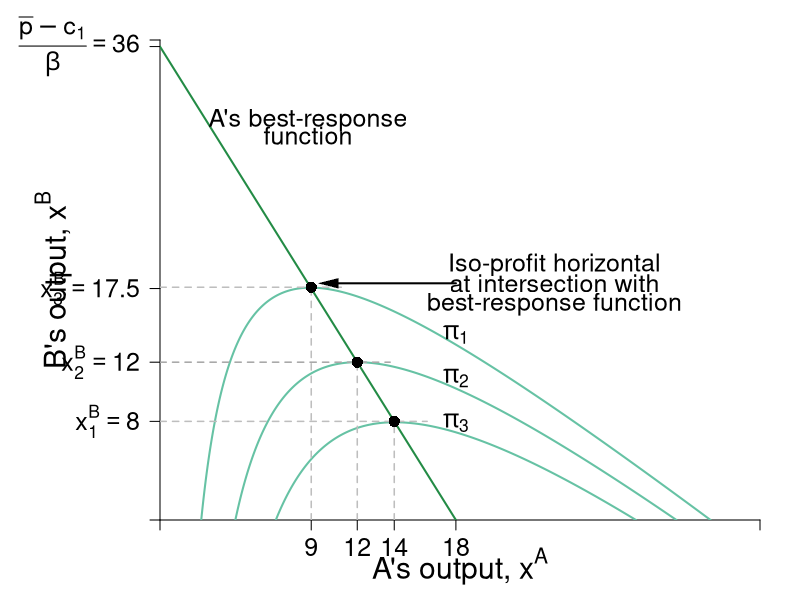

Write the R code that produced this figure.
require(shape)
pdf(file = "competitionmarkets/cournot_brf_isoA.pdf", width = 9, height = 7)

#Set parameters for graphics

pointsize <- 1.8
axislabelsize <- 1.8
labelsize <- 1.5
namesize <- 1.8
annotatesize <- 1.5
graphlinewidth <- 2
segmentlinewidth <- 1.5

COL <- c("#7fc97f", "#beaed4", "#fdc086", "#ffff99", "#386cb0", "#f0027f", "#bf5b17", "#666666")
COLA <- c("#99d8c9","#66c2a4","#41ae76", "#238b45", "#005824")
COLB <- c("#4eb3d3", "#2b8cbe", "#0868ac","#084081")

par(mar =  c(4, 8, 2, 2))

piA <- function(xa, xb, s = 0.5, pmax = 20, c1 = 2) {
  (pmax - s*xb)*xa - s*(xa)^2 - c1*xa
}

piB <- function(xa, xb, s = 0.5, pmax = 20, c1 = 2) {
  (pmax - s*xa)*xb - s*(xb)^2 - c1*xb
}

brfB <- function(xa, s = 0.5, pmax = 20, c1 = 2) {
  (pmax - c1)/(2*s) - (1/2)*xa
}

brfA <- function(xa, s = 0.5, pmax = 20, c1 = 2) {
  (pmax - c1)/s - 2*xa
}

xlims <- c(0, 36.5)
ylims <- c(0, 36.5)

npts <- 501 
x <- seq(xlims[1], xlims[2], length.out = npts)
y <- seq(ylims[1], ylims[2], length.out = npts) 
a <- c(42, 72, 102)
b <- c(72, 81, 90)


plot(0, 0, xlim = xlims, ylim = ylims, type = "n",
     xlab = expression(paste("")),
     ylab = expression(paste("")), 
     xaxt = "n", 
     yaxt = "n", 
     cex.lab = axislabelsize, 
     bty = "n",
     xaxs = "i", 
     yaxs = "i")

ticksy <- c(0, 7.5, 12, 17.6, 36, ylims[2])
ylabelsnum <- c(NA, expression(paste(x[1]^B == 8)), expression(paste(x[2]^B == 12)), expression(paste(x[3]^B)==17.5), expression(paste(frac(bar(p) - c[1],beta) == 36), NA))
#ylabels <- c(NA, expression(paste(x[1]^B)), expression(paste(x[2]^B)), expression(paste(x[3]^B)), expression(paste(frac(bar(p) - c[1],beta))))
ticksx <- c(0, 9.2, 12, 14.25, 18, xlims[2])
#xlabels <- c(NA, expression(paste(x[1]^A)), expression(paste(x[2]^A)), expression(paste(x[3]^A)), NA, NA)
xlabelsnum <- c(NA, expression(paste(9)), expression(paste(12)), expression(paste(14)), expression(paste(18)), NA)

#xlabels that include labels and numerical values 
#text(7, -2.3, expression(paste(x[1]^A == 9)),xpd = TRUE, cex = labelsize - 0.05)
#text(10, -2.3, expression(paste(x[2]^A == 12)),xpd = TRUE, cex = labelsize - 0.05)
#text(15, -2.3, expression(paste(x[3]^A == 14)),xpd = TRUE, cex = labelsize - 0.05)
#text(20, -2.5, expression(paste(frac(bar(p) - c[1],2*beta) == 18)),xpd = TRUE, cex = labelsize - 0.05)

axis(1, at = ticksx, pos = 0, labels = xlabelsnum, cex.axis = labelsize)
#axis(1, at = ticksx, pos = 0, labels = xlabels, cex.axis = labelsize)
axis(2, at = ticksy, pos = 0, labels = ylabelsnum, las = 1, cex.axis = labelsize)

npts <- 500 
xx1 <- seq(xlims[1], xlims[2], length.out = npts)

lines(xx1, brfA(xx1, s = 0.5, pmax = 20, c1 = 2), col = COLA[4], lwd = graphlinewidth)

contour(x, y, 
        outer(x, y, piA),
        drawlabels = FALSE,
        col = COLA[2],
        lwd = graphlinewidth,
        levels = a, 
        xaxs = "i", 
        yaxs = "i", 
        add = TRUE) 

text(0.5*xlims[2], -3.5, expression(paste("A's output, ", x^A)), xpd = TRUE, cex = axislabelsize) 
text(-6.5, 0.5*ylims[2], expression(paste("B's output, ", x^B)), xpd = TRUE, cex = axislabelsize, srt = 90) 


segments(0, 12, 14, 12, lty = 2, col = "darkgrey" , lwd = segmentlinewidth)
segments(12, 0, 12, 12, lty = 2, col = "gray" , lwd = segmentlinewidth)
points(12, 12, pch = 16, col = "black", cex = 1.5)
segments(0, 7.5, 16.25, 7.5, lty = 2, col = "gray" , lwd = segmentlinewidth)
segments(14.25, 0, 14.25, 7.5, lty = 2, col = "gray" , lwd = segmentlinewidth)
points(14.25, 7.5, pch = 16, col = "black", cex = 1.5)
segments(0, 17.7, 11.2, 17.7, lty = 2, col = "gray" , lwd = segmentlinewidth)
segments(9.2, 0, 9.2, 17.7, lty = 2, col = "gray" , lwd = segmentlinewidth)
points(9.2, 17.7, pch = 16, col = "black", cex = 1.5)

text(24, 19.4, expression(paste("Iso-profit horizontal")), cex = annotatesize)
text(24, 18, expression(paste("at intersection with")), cex = annotatesize)
text(24, 16.4, expression(paste("best-response function")), cex = annotatesize)
Arrows(18, 18, 10.25, 18, col = "black", lty = 1, lwd = 2, arr.type = "triangle", arr.lwd = 0.5)

#A's brf
text(9, 30.4, expression(paste("A's best-response")), cex = annotatesize)
text(9, 29.2, expression(paste("function")), cex = annotatesize)
#Arrows(9, 28.2, 9, 23.5, col = "black", lty = 1, lwd = 2, arr.type = "triangle", arr.lwd = 0.5)

#labels for the isoprofits
text(18, 7.4, expression(paste(pi[3])), cex = annotatesize)
text(18, 10.8, expression(paste(pi[2])), cex = annotatesize)
text(18, 14.1, expression(paste(pi[1])), cex = annotatesize)



dev.off()
